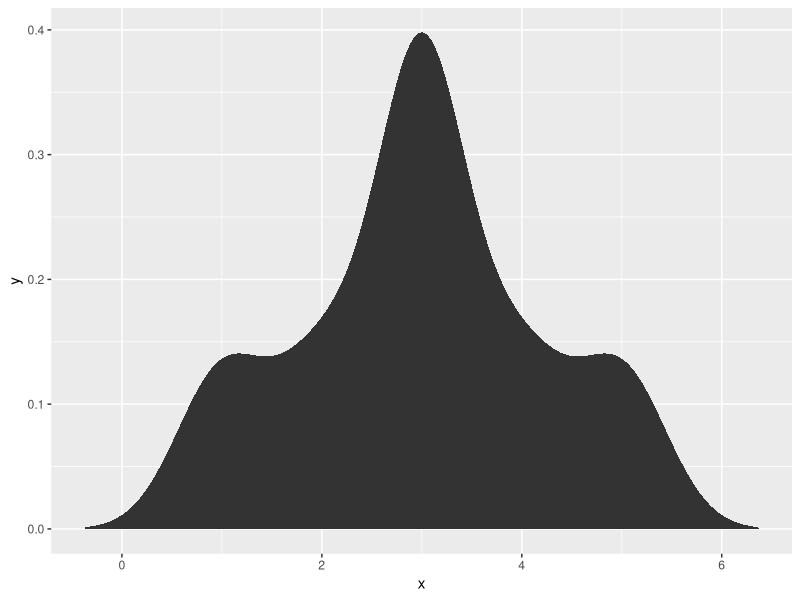
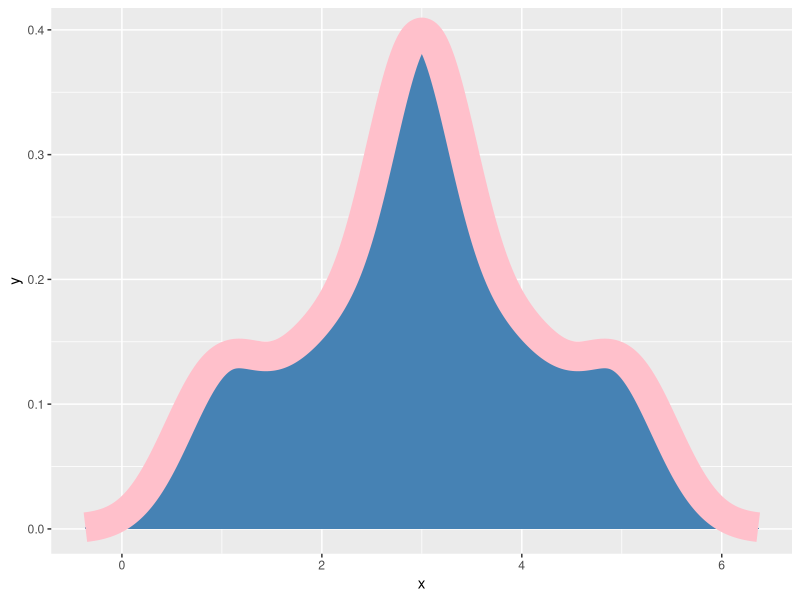
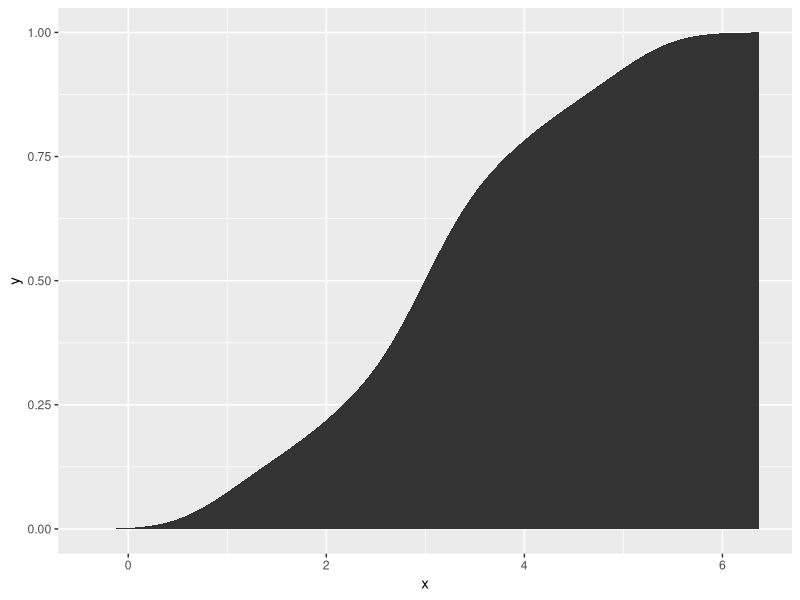

Recreate these plots in R, in order.
# Find the prob that someone visits more than 5 stalls

# Normal Distribution

# rnorm()

# mean
# sd 

# Simulated 5 points on the distribution
rnorm(n = 5, mean = 5.5, sd = 2.5)

# Cumulative Prob
x <- pnorm(5, mean = 5.5, sd = 2.5)

# More than 5?
1 - x



obs <- c(1, 5, 3, 4, 3, 2, 3)

library(dplyr)
library(broom)
library(ggplot2)

dat <- obs %>% density() %>% tidy()

ggplot(data = dat, mapping = aes(x = x, y = y)) +
  geom_area()

ggplot(data = dat, mapping = aes(x = x, y = y)) +
  geom_area(fill = "steelblue") +
  geom_line(color = "pink", size = 10)


dobs <- dat %>% approxfun()

dobs(3)
dobs(0)

c(0,1,2,3,4,5,6) %>% dobs()

0:6 %>% dobs()

dat  %>%
  mutate(ycum = cumsum(y),
         p = ycum / sum(y))

pobs <- dat %>%
  mutate(y = cumsum(y) / sum(y)) %>%
  approxfun()

0:5%>% pobs()

dat %>%
  mutate(y = cumsum(y) / sum(y)) %>%
  ggplot(mapping = aes(x = x , y =y)) +
  geom_area()


# How to check colors
colors







# Questions for Recitation 3


# The cost of a component varies depending on market conditions.
# Over the last year, analysts report is cost on average $50, 
# with a standard deviation of $5.

# What is the probability the component will cost exactly $60?


# What is the probability the component costs less than $60?


# What is the probability that the component costs more than $60?

# What price is greater than 75% of all sales?


# What is the probability it costs between $45 and $55?



# Q2. You're developing a new medical device for measuring blood sugar. You might test "High" (T = 1) vs. "Fine" (0), and you might *actually* be "High" (R = 1) or "Fine" (0) 

# Given that you tested "High", what's the probability that your blood sugar is *actually* "High"?
# Fortunately, you collected the crosstable.
# Here's your data.

# 4 people really were "High" when they tested "High".
# 6 people really were "High" when they tested "Fine".
# 5 people really were "Fine" when they tested "Fine".
# 3 people really were "Fine" when they tested "High".

# Find the probability P(R=1|T=1), and use this empirical data to PROVE that Bayes Rule works.
